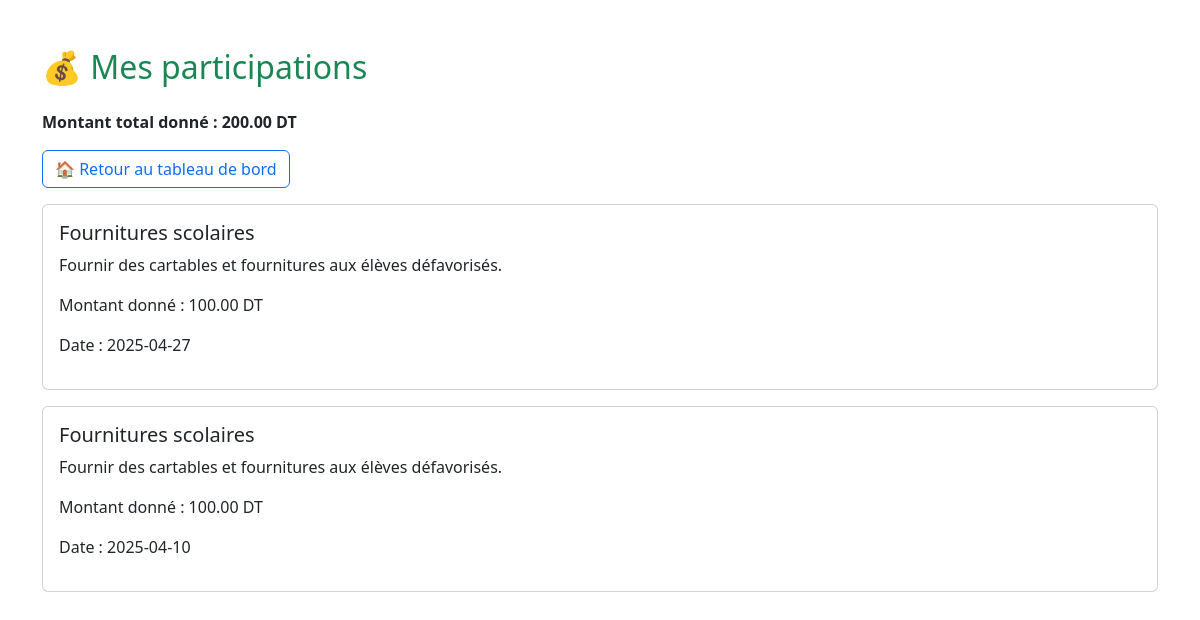
The page /mes_dons.php (signed in) on the database its author committed.
### tables this page shows
CREATE TABLE IF NOT EXISTS `don` (
  `id` int NOT NULL AUTO_INCREMENT,
  `id_donateur` int DEFAULT NULL,
  `id_projet` int DEFAULT NULL,
  `date_don` date DEFAULT NULL,
  `montant` decimal(10,2) DEFAULT NULL,
  PRIMARY KEY (`id`),
  KEY `id_donateur` (`id_donateur`),
  KEY `id_projet` (`id_projet`)
);

CREATE TABLE IF NOT EXISTS `projet` (
  `id` int NOT NULL AUTO_INCREMENT,
  `id_association` int DEFAULT NULL,
  `titre` varchar(100) DEFAULT NULL,
  `description` text,
  `montant_total` decimal(10,2) DEFAULT NULL,
  `date_limite` date DEFAULT NULL,
  `montant_collecte` decimal(10,2) DEFAULT '0.00',
  PRIMARY KEY (`id`),
  KEY `id_association` (`id_association`)
);

### mes_dons.php (the view, shortened to what this page needs)
<?php
include 'config.php';
$id_donateur = $_SESSION['user_id'];
$stmt = $conn->prepare("
    SELECT p.titre, p.description, d.montant, d.date_don
    FROM don d
    JOIN projet p ON d.id_projet = p.id
    WHERE d.id_donateur = ?
    ORDER BY d.date_don DESC
");
$stmt->bind_param("i", $id_donateur);
$stmt->execute();
$result = $stmt->get_result();
$stmt_total = $conn->prepare("SELECT SUM(montant) AS total FROM don WHERE id_donateur = ?");
$stmt_total->bind_param("i", $id_donateur);
$stmt_total->execute();
$total = $stmt_total->get_result()->fetch_assoc()['total'] ?? 0;
?>
<!DOCTYPE html>
<html lang="fr">
<head>
  <link href="https://cdn.jsdelivr.net/npm/bootstrap@5.3.0/dist/css/bootstrap.min.css" rel="stylesheet">
</head>
<body>
<div class="container mt-5">
  <h2 class="mb-4 text-success">💰 Mes participations</h2>
  <div class="mb-3">
    <p class="fw-bold">Montant total donné : <?php echo $total; ?> DT</p>
    <a href="donateur_dashboard.php" class="btn btn-outline-primary">🏠 Retour au tableau de bord</a>
  </div>
  <?php if ($result->num_rows > 0): ?>
    <?php while ($don = $result->fetch_assoc()): ?>
      <div class="card mb-3">
        <div class="card-body">
          <h5 class="card-title"><?php echo htmlspecialchars($don['titre']); ?></h5>
          <p><?php echo htmlspecialchars($don['description']); ?></p>
          <p>Montant donné : <?php echo $don['montant']; ?> DT</p>
          <p>Date : <?php echo $don['date_don']; ?></p>
        </div>
      </div>
    <?php endwhile; ?>
  <?php else: ?>
    <div class="alert alert-info">Vous n'avez participé à aucun projet pour le moment.</div>
  <?php endif; ?>
</div>
</body>
</html>

### rows shown on the page
don: id_projet.titre "Fournitures scolaires", id_projet.description "Fournir des cartables et fournitures aux élèves défavorisés.", montant "100.00", date_don "2025-04-27"
don: id_projet.titre "Fournitures scolaires", id_projet.description "Fournir des cartables et fournitures aux élèves défavorisés.", montant "100.00", date_don "2025-04-10"

### other values the page prints
$total "200.00"
